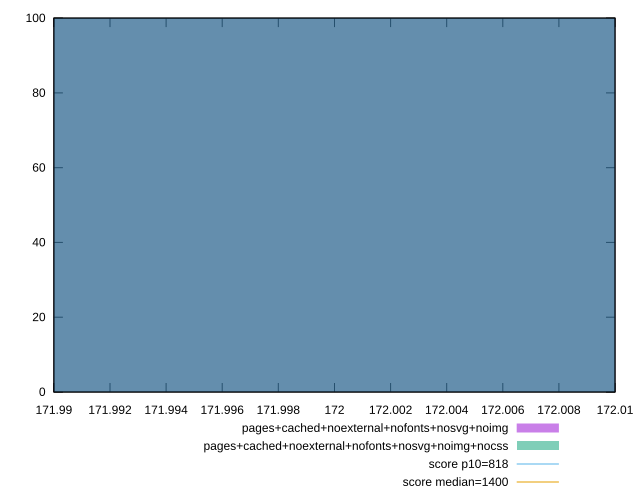

This figure's gnuplot source:
reset
set terminal svg size 640, 500 enhanced background rgb 'white'
set output "reprap/dom-size/comparison/histogram/11_vs_12.svg"

$pagesCachedNoexternalNofontsNosvgNoimg <<EOF
172 100
EOF

$pagesCachedNoexternalNofontsNosvgNoimgNocss <<EOF
172 100
EOF

set key outside below
set boxwidth 0.1
set yrange [0:100]
set style fill transparent solid 0.5 noborder

plot \
  $pagesCachedNoexternalNofontsNosvgNoimg title "pages+cached+noexternal+nofonts+nosvg+noimg" with boxes, \
  $pagesCachedNoexternalNofontsNosvgNoimgNocss title "pages+cached+noexternal+nofonts+nosvg+noimg+nocss" with boxes, \


reset
